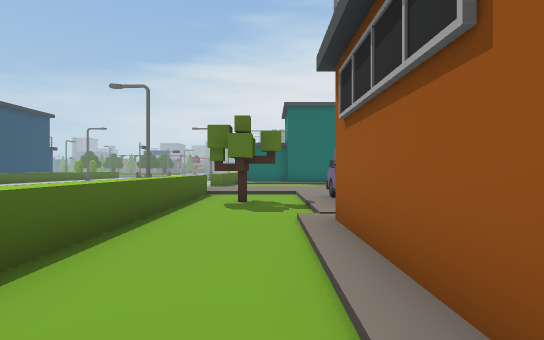
view 1 (above)

24 first-person views from a walk through a Unity game level. The camera is 1.5 m above the floor, looks level and sees 80° across. The floor is counted in squares, 2 m on a side. Each view is taken from the middle of a square. On the plan, view 1 faces up. The plan holds only what a view shows up to about 11 squares ahead; the rest is blank. The place goes on beyond the plan. Some surface patterns are stand-ins.

view 2
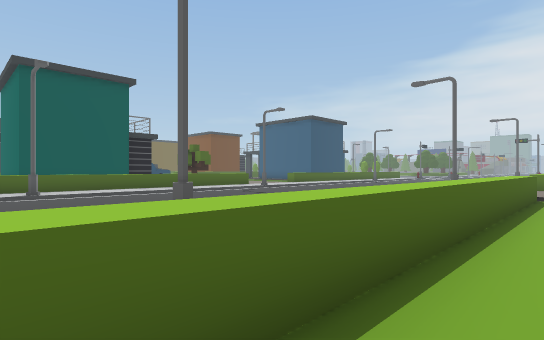

view 3
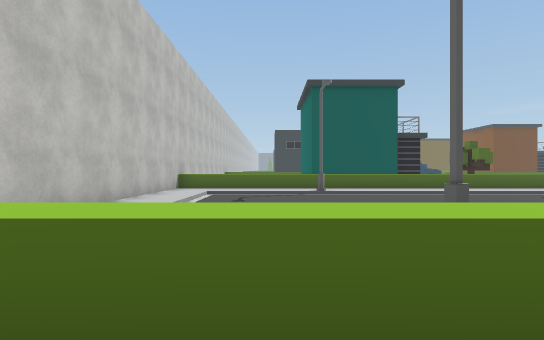

view 4
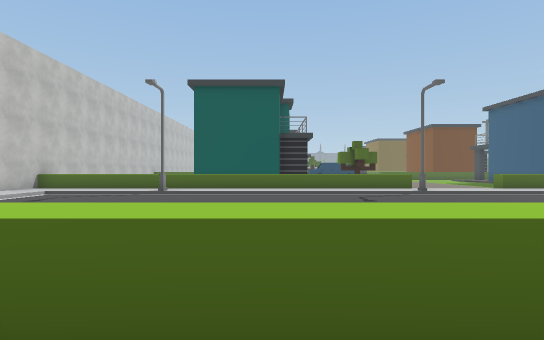

view 5
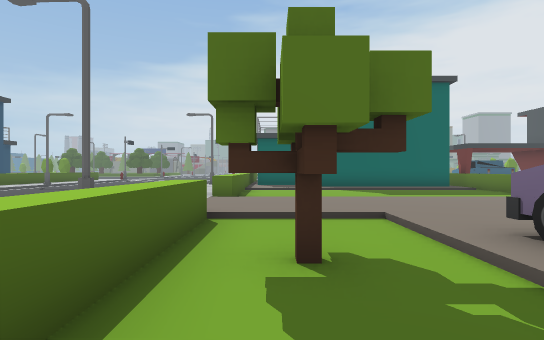

view 6
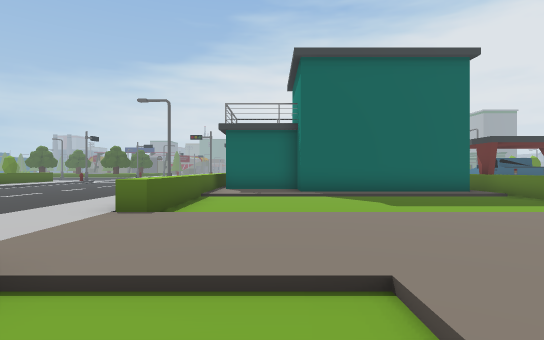

view 7
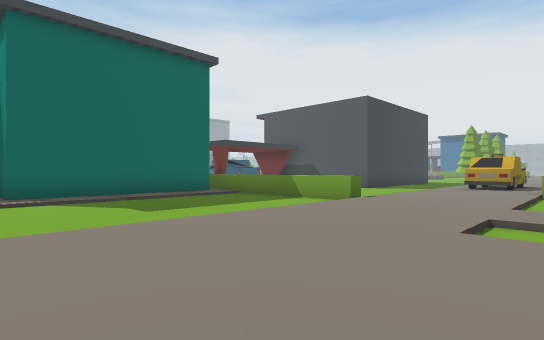

view 8
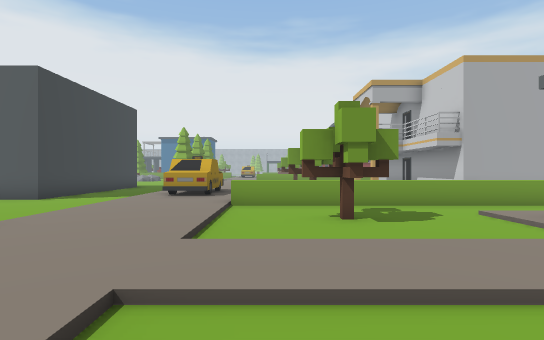

view 9
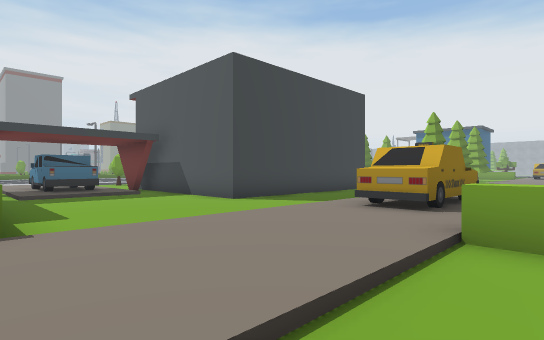

view 10
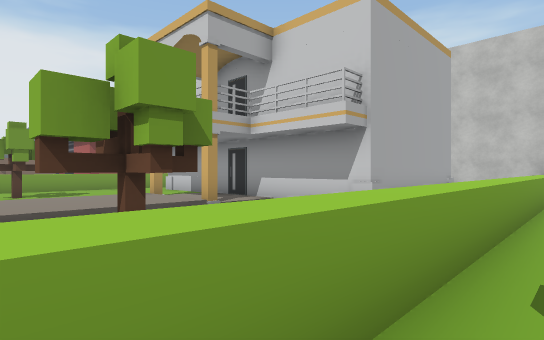

view 11
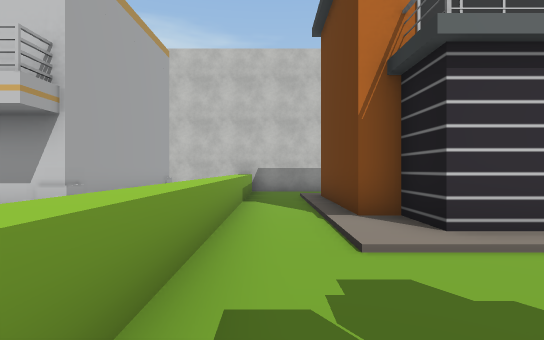

view 12
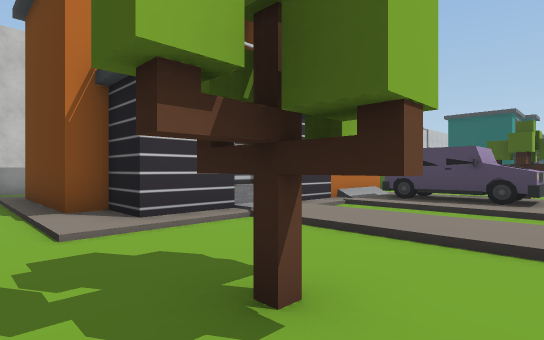

view 13
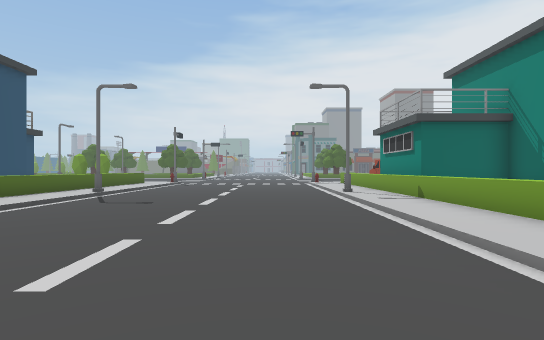

view 14
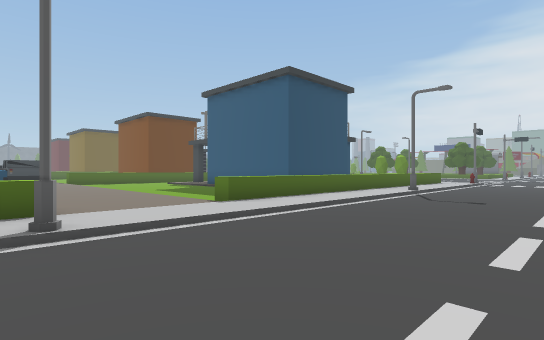

view 15
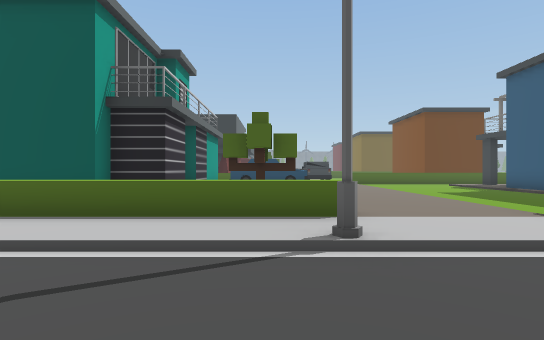

view 16
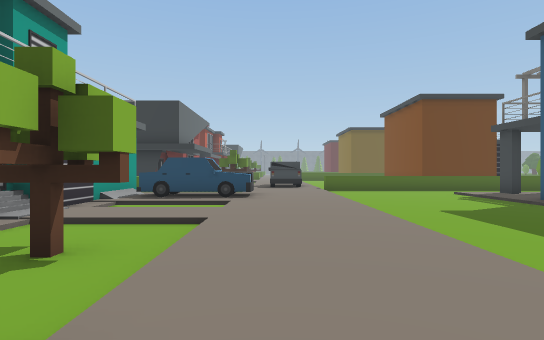

view 17
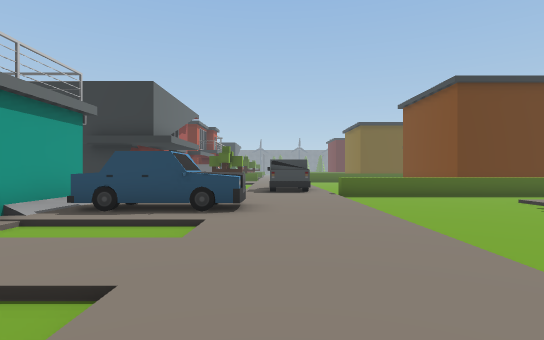

view 18
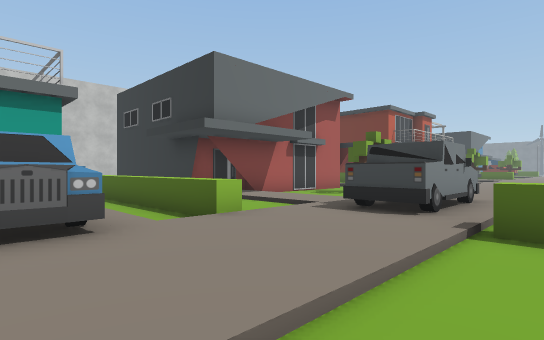

view 19
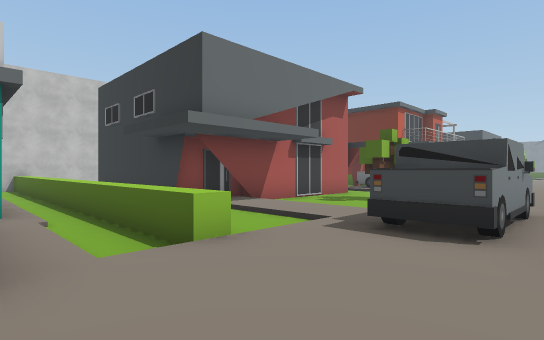

view 20
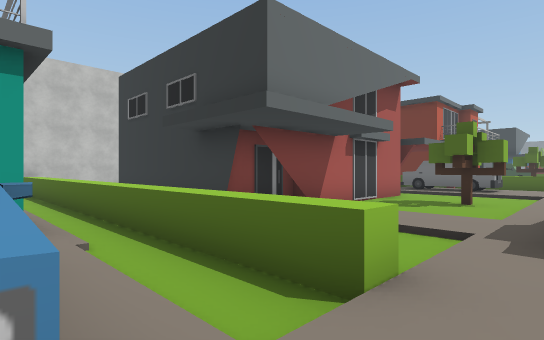

view 21
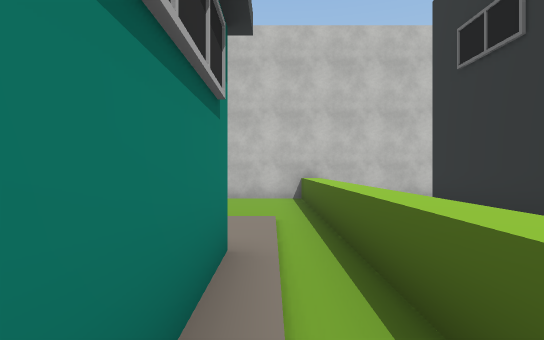

view 22
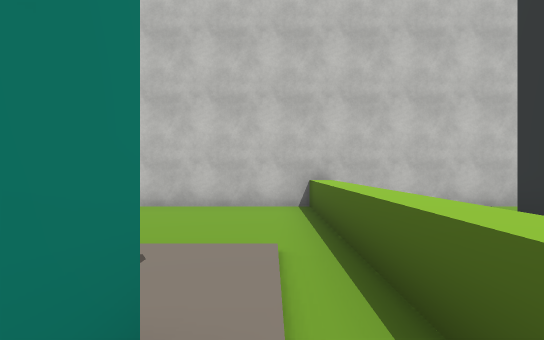

view 23
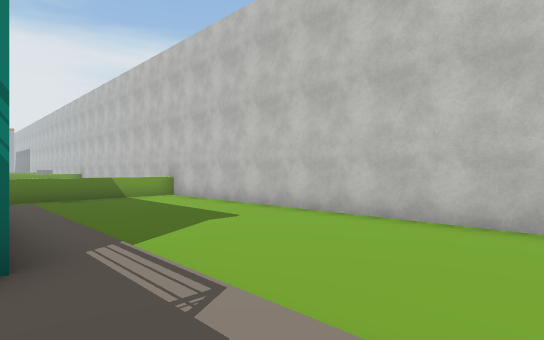

view 24
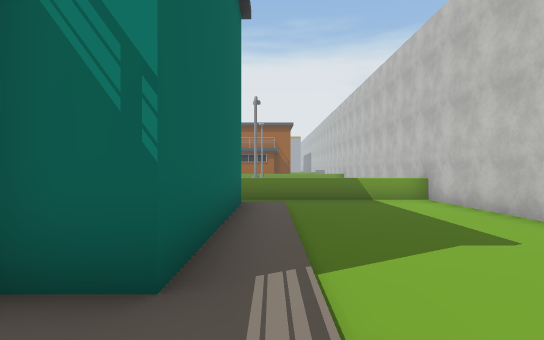

### Floor plan
Key: @ floor where view 1 was taken; # wall or solid block; . main floor; : floor 0.25 m higher than the main floor; + floor 0.75 m higher than the main floor; / step, stairs or slope; ^ raised ledge; S streetlight; T tree; R truck; C car; O other object.
Columns run from 31 left of view 1 to 17 right of it. Each row starts with its distance up from view 1.
 21                   ^:/....../:^         /RR/
 20       ^           ^:S......S:^###      /::/.
 19       ^.#:        ^:/....../:^::######^////.#
 18       ^.:::##     ^:/....../:^::::::::^.....#
 17       ^.......    ^:/....../:^////////^.....#
 16       ^.........  ^:/....../:^........^.....####
 15       ^.......... ^:/....../:^........^.........
 14       ^...........^:/....../:^........^.........
 13    ////////////////:/....../://///////////////
 12    RRR::::::::::::::/....../::::::::::::::::OO
 11     RR::::::::::::::/...... ::::::::::::::::OOO
 10 ////://^/CC//:////^:S... .   ^//::://:////^//
  9 T../:..^/CC/.:/TT.^:/....    ^..:::./:....^
  8 T../:. ^/CC/.:/.T ^:/..      ^T.:O:./:.TT.^ T  /:
  7 .../:  ^/////:/// ^:/..      ^T.:O:./:..T.^ T  /:
  6 ###### ^/#######  ^:/..      ^..:O:./:....^    /:
  5      # ^/#      # ^:/..      ^..::://:///.^    #/
  4      # ^/#      # ^:/..      ^..#####+##/.^    ..
  3      # ^/###    # ^:/..      ^..#      #/.^  ####
  2      # ^/::###### ^:S..      ^..#      #/.^  #
  1      # ^/::::::::.^:/..      ^..#      #/.^  #
  0        ^..........^:/..      ^.@       #/.^  #
 -1        ^..........^:/..      ^          /.^  #
 -2        ^..........^:////                ..^  #
 -3        ^..........^:::::                ..^
 -4   #########################            ##  ##

Where each view was taken, in squares from view 1:
view 1: 0 up, 0 right, facing up
view 2: 0 up, 1 left, facing up-left
view 3: 0 up, 1 left, facing left
view 4: 5 up, 1 left, facing left
view 5: 5 up, 1 left, facing up
view 6: 8 up, 0 right, facing up
view 7: 9 up, 0 right, facing up-right
view 8: 9 up, 3 right, facing right
view 9: 9 up, 7 right, facing up-right
view 10: 9 up, 10 right, facing down-right
view 11: 8 up, 10 right, facing down
view 12: 9 up, 10 right, facing down-left
view 13: 10 up, 6 left, facing up
view 14: 9 up, 7 left, facing up-left
view 15: 9 up, 8 left, facing left
view 16: 11 up, 12 left, facing left
view 17: 11 up, 15 left, facing left
view 18: 14 up, 21 left, facing down-left
view 19: 13 up, 22 left, facing down-left
view 20: 11 up, 22 left, facing down-left
view 21: 6 up, 23 left, facing down
view 22: 4 up, 23 left, facing down
view 23: 2 up, 23 left, facing down-right
view 24: 1 up, 22 left, facing right
